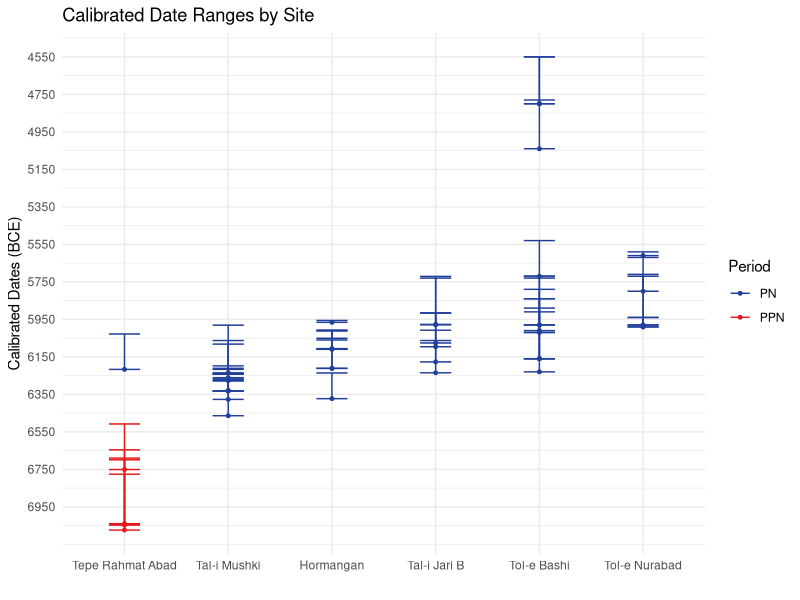

R code for this plot:

library(readr)
library(dplyr)
library(ggplot2)

# Load calibrated dataset
rc_data_bc <- read.csv("Radiocarbon-dates.csv")

# Clean Site_Name for consistency
rc_data_bc <- rc_data_bc %>%
  mutate(Site_Name = trimws(Site))

# Compute the earliest calibrated date (max Start_BC) per site for ordering
site_order_bc <- rc_data_bc %>%
  group_by(Site_Name) %>%
  summarise(site_earliest_bc = max(Start_BC, na.rm = TRUE)) %>%
  arrange(desc(site_earliest_bc))

# Extract ordered site names
ordered_sites_bc <- site_order_bc$Site_Name

# Factor Site_Name with explicit ordering
rc_data_bc <- rc_data_bc %>%
  mutate(Site_Name = factor(Site_Name, levels = ordered_sites_bc))


rc_data_bc <- rc_data_bc %>%
  mutate(PPN_flag = ifelse(grepl("PPN", Phase_Level, ignore.case = TRUE), "PPN", "PN"))


# Define custom breaks for y-axis 
y_breaks <- seq(from = min(rc_data_bc$End_BC, na.rm = TRUE),
                 to = max(rc_data_bc$Start_BC, na.rm = TRUE),
                 by = 200)  # every 200 years, adjust as needed

ggplot(rc_data_bc, aes(x = Site_Name, color = PPN_flag)) +
  geom_point(aes(y = Start_BC), size = 1) +
  geom_errorbar(aes(ymin = End_BC, ymax = Start_BC), width = 0.3) +
  scale_y_reverse(breaks = y_breaks) +
  scale_color_manual(values = c("PPN" = "#E41A1C", "PN" = "#21409A")) +
  theme_minimal() +
  labs(
    title = "Calibrated Date Ranges by Site",
    x = "",
    y = "Calibrated Dates (BCE)",
    color = "Period"
  ) 
